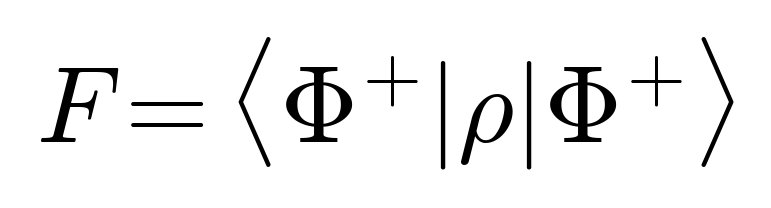

Source code (Python):
"""Bell state fidelity.

Run from anywhere:  python eq_bell_fidelity.py
Writes eq_bell_fidelity.png next to this script. Needs only matplotlib.
"""
from pathlib import Path
import matplotlib
matplotlib.use("Agg")
import matplotlib.pyplot as plt

plt.rcParams.update({"mathtext.fontset": "cm", "font.family": "serif"})

OUT = Path(__file__).resolve().parent / "eq_bell_fidelity.png"
EQUATION = r"""$F = \langle \Phi^{+} | \rho | \Phi^{+} \rangle$"""

fig = plt.figure(figsize=(0.1, 0.1))
fig.patch.set_facecolor("white")
fig.text(0, 0, EQUATION, fontsize=26, color="black")
fig.savefig(OUT, dpi=300, bbox_inches="tight", pad_inches=0.12, facecolor="white")
plt.close(fig)
print("wrote", OUT)
